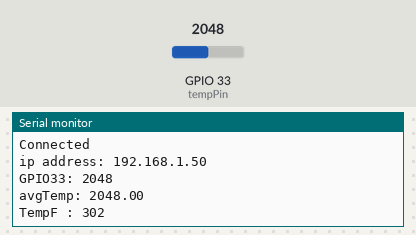
A sketch run on a simulated ESP32. Shown: the last lines printed to the serial monitor. Inputs (shaded band) come from the test bench; at power-on: GPIO 33 (tempPin) = 2048. WiFi joins after 1.5 s; servers stay silent unless stated; uploads are accepted with an empty reply; random numbers use the default seed unless the sketch sets one.

Above: at 2.7 s.
2.8 s: GPIO 33 (tempPin) set to 2866
At 4.24 s:
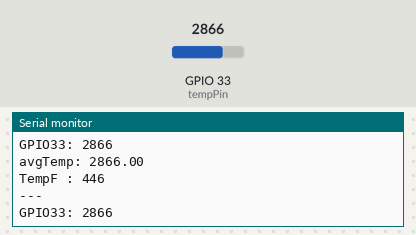
4.3 s: GPIO 33 (tempPin) set to 3603
At 4.8 s:
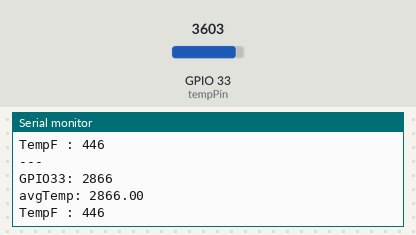
Timing chart, 0 to 7.3 s (numbered marks = the images above; inputs shaded):
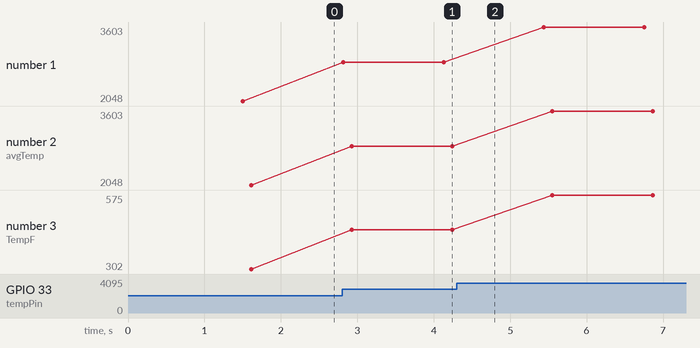

The sketch:

httpGetJson.ino
```cpp
#include <WiFi.h>;
#include <HTTPClient.h>;
#include <ArduinoJson.h>;
#include <Arduino_JSON.h>;
// JSON examples: https://github.com/arduino-libraries/Arduino_JSON/blob/master/examples/JSONObject/JSONObject.ino

const int tempPin = 33;  //analog input pin constant
int tempVal;             // temperature sensor raw readings
float volts;             // variable for storing voltage
float tempC;             // actual temperature variable

void connectToWifi() {
  const char* ssid = "";
  const char* password = "";
  WiFi.begin(ssid, password);
  Serial.print("Connecting to WiFi");

  while (WiFi.status() != WL_CONNECTED) {
    Serial.print(".");
    delay(500);
  }

  Serial.println("\nConnected");
  Serial.print("ip address: ");
  Serial.println(WiFi.localIP());
}

void get() {
  long rnd = random(1, 10);
  HTTPClient client;
  client.begin("http://192.168.68.142:3000/?rnd=" + String(rnd));
  int httpCode = client.GET();

  if (httpCode > 0) {
    String payload = client.getString();
    Serial.println("\nhttpCode: " + String(httpCode));
    Serial.println(payload);

    // parse JSON
    JSONVar parsed = JSON.parse(payload);

    // JSON.typeof(jsonVar) can be used to get the type of the variable
    if (JSON.typeof(parsed) == "undefined") {
      Serial.println("Parsing payload failed!");
      return;
    }

    // JSONVars can be printed using print or println
    Serial.println(parsed);

    if (parsed.hasOwnProperty("serverName")) {
      Serial.print("parsed[\"serverName\"] = ");
      Serial.println((const char*)parsed["serverName"]);
    }

    if (parsed.hasOwnProperty("rnd")) {
      Serial.print("parsed[\"rnd\"] = ");
      // Serial.println((int)parsed["rnd"]); // [QUESTION]: what is int, why did it always print 0 ?
      // Serial.println((double)parsed["rnd"]); // printed nan ?
      Serial.println((const char*)parsed["rnd"]);
    }

  } else {
    Serial.println("Error on HTTP request!");
  }
}

void get2() {
  WiFiClient client;  // or WiFiClientSecure for HTTPS
  HTTPClient http;
  long rnd = random(1, 10);

  // Send request
  http.begin(client, "http://192.168.68.142:3000/?rnd=" + String(rnd));
  http.GET();

  // Print the response
  Serial.print(http.getString());

  // Disconnect
  http.end();
}

void post() {
  // Prepare JSON document
  DynamicJsonDocument doc(2048);
  doc["clientName"] = "esp32";

  // Serialize JSON document
  String json;
  serializeJson(doc, json);

  WiFiClient client;  // or WiFiClientSecure for HTTPS
  HTTPClient http;

  // Send request
  http.begin(client, "http://192.168.68.142:3000/api/temperature");
  http.addHeader("Content-Type", "application/json");
  http.POST(json);

  // Read response
  Serial.println(http.getString());

  // Disconnect
  http.end();
}

float average(int* array, int len) {  // assuming array is int.
  long sum = 0L;                      // sum will be larger than an item, long for safety.
  for (int i = 0; i < len; i++)
    sum += array[i];
  return ((float)sum) / len;  // average will be fractional, so float may be appropriate.
}

int getTemperature(int pin) {
  tempVal = analogRead(pin);
  Serial.println("GPIO" + String(pin) + ": " + String(tempVal));

  int reads = 1000;
  int tempVals[reads];
  for (int i = 0; i < reads; i++) {
    tempVal = analogRead(pin);
    // Serial.println("GPIO" + String(pin) + ": " + String(tempVal));
    tempVals[i] = tempVal;
    // delay(10);
  }

  // Serial.print("GPIO" + String(pin) + ": [ ");
  // for (int i = 0; i < reads; i++) {
  //   Serial.print(String(tempVals[i]) + ", ");
  // }
  // Serial.println(" ]");

  float avgTemp = average(tempVals, reads);
  Serial.println("avgTemp: " + String(avgTemp));

  volts = tempVal / 1023.0;                  // normalize by the maximum temperature raw reading range
  tempC = (volts - 0.5) * 100;               // calculate temperature celsius from voltage as per the equation found on the sensor spec sheet.
  float tempF = (tempC * 9.0 / 5.0) + 32.0;  // convert to Fahrenheit
  // Serial.println("Temperature F: " + String(tempF));

  return (int)tempF;
}

void httpPost(int tempF) {
  // JSON
  // Prepare JSON document
  DynamicJsonDocument doc(2048);
  doc["clientName"] = "esp32";
  doc["tempF"] = tempF;

  // Serialize JSON document
  String json;
  serializeJson(doc, json);

  // HTTP
  WiFiClient client;  // or WiFiClientSecure for HTTPS
  HTTPClient http;

  // Send request
  http.begin(client, "http://192.168.68.142:3000/api/temperature");
  http.addHeader("Content-Type", "application/json");
  http.POST(json);

  // Read response
  Serial.println(http.getString());

  // Disconnect
  http.end();
}

void setup() {
  Serial.begin(115200);
  connectToWifi();
}

void loop() {
  if ((WiFi.status() == WL_CONNECTED)) {
    // get();
    // get2();
    // post();
    int tempF = getTemperature(tempPin);
    Serial.println("TempF : " + String(tempF));

    httpPost(tempF);
  } else {
    Serial.println("onffline");
  }

  delay(1000);
  Serial.println("---");
}
```

Measured:
- after the input at 2.8 s, the serial monitor: prints a new line at once (image 1)
- plotted number 1: 2048 → 2866 after the input at 2.8 s, 2866 → 3603 after the input at 4.3 s
- plotted number 2: 2048 → 2866 after the input at 2.8 s, 2866 → 3603 after the input at 4.3 s
- plotted number 3: 302 → 446 after the input at 2.8 s, 446 → 575 after the input at 4.3 s
